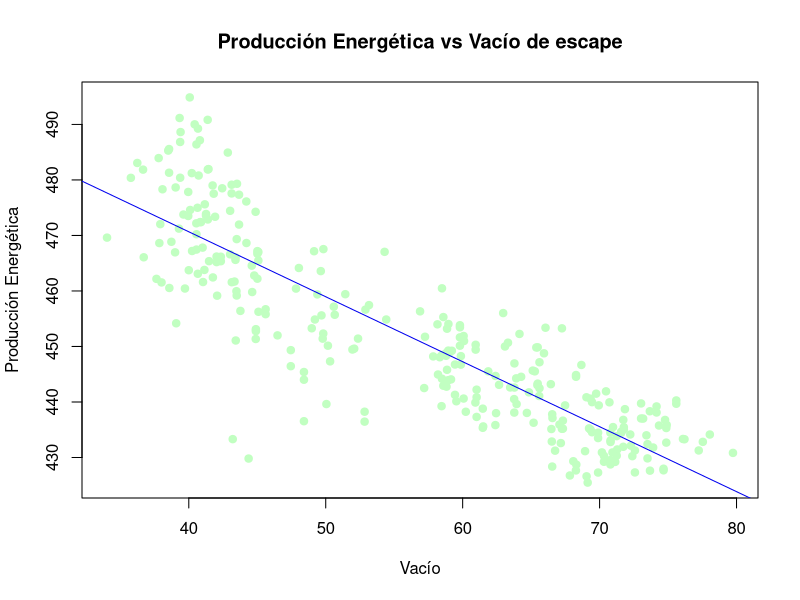

The R script that drew this image:
library(tidyverse)


datos <- read.csv("./datos.csv", header= TRUE, sep=";")
subset_data <- datos %>% slice(1:300)
subset_data$V <- as.numeric(gsub(",", ".", subset_data$V))
subset_data$PE <- as.numeric(gsub(",", ".", subset_data$PE))

plot(subset_data$V, subset_data$PE,
     main = "Producción Energética vs Vacío de escape",
     xlab = "Vacío",
     ylab = "Producción Energética",
     col = "#C1FFC1",
     pch = 19)
abline(lm(PE ~ V, data = subset_data), col = "#0000EE")
